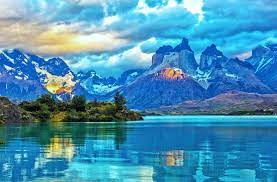
#> input picture 5.jpg, 277 x 182 px, found by its file name
$ python Blurring.py
#> lines starting #> are read from the running program, lines starting #| are printed output that depends on the picture
import cv2 as cv
import numpy as np
# [14 lines of commented-out code are left out]


img = cv.imread('picture/5.jpg')
#> img is the input picture: shape (182, 277, 3); mean B, G, R 179.6, 144.9, 71.9
cv.imshow('anh5',img)

#Averaging
average = cv.blur(img,(3,3))
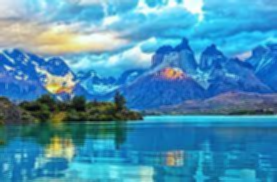
#> average: shape (182, 277, 3); mean B, G, R 179.6, 144.9, 71.9
cv.imshow('Averaging',average)

#Gaussian Blur
gauss = cv.GaussianBlur(img,(3,3), 0)
cv.imshow('gaussian blur', gauss)

#Median Blur
median = cv.medianBlur(img,3)
cv.imshow('Median Blur', median)

#bilateral
Bilater = cv.bilateralFilter(img,5,100,355)
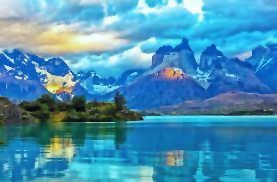
#> Bilater: shape (182, 277, 3); mean B, G, R 179.6, 144.8, 71.8
cv.imshow('Bilater', Bilater)

# gray = cv.cvtColor(Bilater,cv.COLOR_BGR2GRAY)
# ret, thresd = cv.threshold(gray, 125,255, cv.THRESH_BINARY)
# cv.imshow('Thresd', thresd)


cv.waitKey(0)
